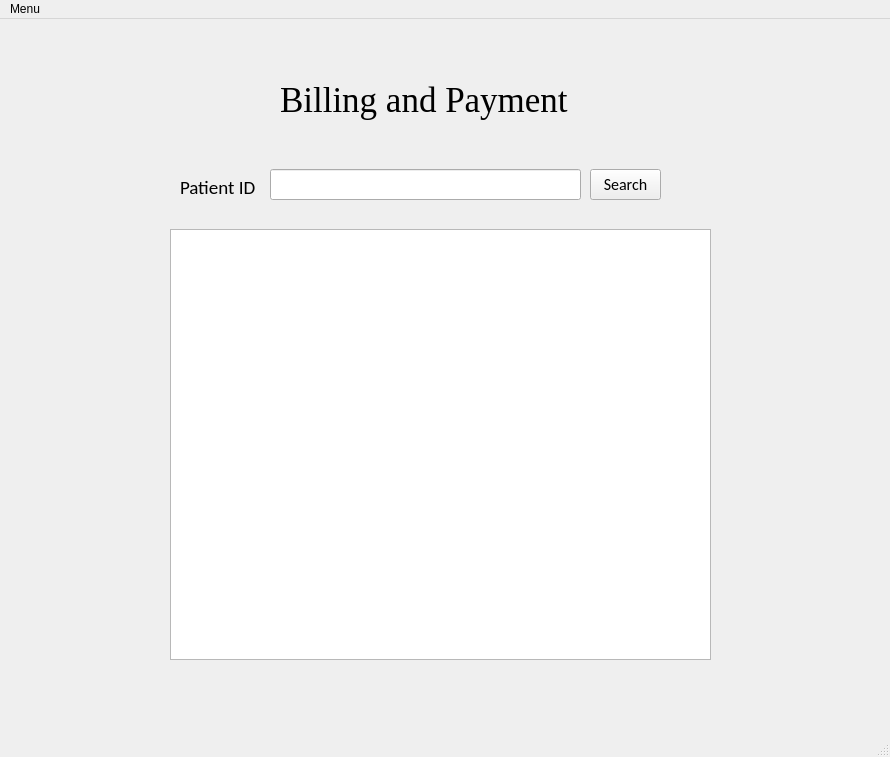
<?xml version="1.0" encoding="UTF-8"?>
<ui version="4.0">
 <class>MainWindow</class>
 <widget class="QMainWindow" name="MainWindow">
  <property name="geometry">
   <rect>
    <x>0</x>
    <y>0</y>
    <width>890</width>
    <height>757</height>
   </rect>
  </property>
  <property name="windowTitle">
   <string>MainWindow</string>
  </property>
  <widget class="QWidget" name="centralwidget">
   <widget class="QLabel" name="label">
    <property name="geometry">
     <rect>
      <x>280</x>
      <y>10</y>
      <width>331</width>
      <height>141</height>
     </rect>
    </property>
    <property name="font">
     <font>
      <family>Times New Roman</family>
      <pointsize>26</pointsize>
     </font>
    </property>
    <property name="text">
     <string>Billing and Payment</string>
    </property>
   </widget>
   <widget class="QLabel" name="label_2">
    <property name="geometry">
     <rect>
      <x>180</x>
      <y>160</y>
      <width>121</width>
      <height>16</height>
     </rect>
    </property>
    <property name="font">
     <font>
      <family>Calibri</family>
      <pointsize>14</pointsize>
     </font>
    </property>
    <property name="text">
     <string>Patient ID</string>
    </property>
   </widget>
   <widget class="QPushButton" name="searchButton">
    <property name="geometry">
     <rect>
      <x>590</x>
      <y>150</y>
      <width>71</width>
      <height>31</height>
     </rect>
    </property>
    <property name="font">
     <font>
      <family>Calibri</family>
      <pointsize>12</pointsize>
     </font>
    </property>
    <property name="text">
     <string>Search</string>
    </property>
   </widget>
   <widget class="QTableWidget" name="BillingRecords">
    <property name="geometry">
     <rect>
      <x>170</x>
      <y>210</y>
      <width>541</width>
      <height>431</height>
     </rect>
    </property>
   </widget>
   <widget class="QLineEdit" name="lineEdit">
    <property name="geometry">
     <rect>
      <x>270</x>
      <y>150</y>
      <width>311</width>
      <height>31</height>
     </rect>
    </property>
    <property name="font">
     <font>
      <family>Calibri</family>
      <pointsize>12</pointsize>
     </font>
    </property>
   </widget>
  </widget>
  <widget class="QMenuBar" name="menubar">
   <property name="geometry">
    <rect>
     <x>0</x>
     <y>0</y>
     <width>890</width>
     <height>21</height>
    </rect>
   </property>
   <widget class="QMenu" name="menuMenu">
    <property name="title">
     <string>Menu</string>
    </property>
    <addaction name="actionBack"/>
   </widget>
   <addaction name="menuMenu"/>
  </widget>
  <widget class="QStatusBar" name="statusbar"/>
  <action name="actionBack">
   <property name="icon">
    <iconset>
     <normaloff>fugue-icons-3.5.6/icons/arrow-curve-180-left.png</normaloff>fugue-icons-3.5.6/icons/arrow-curve-180-left.png</iconset>
   </property>
   <property name="text">
    <string>Back</string>
   </property>
  </action>
 </widget>
 <resources/>
 <connections/>
</ui>
